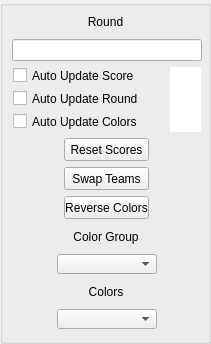
     <widget class="QGroupBox" name="Round_Group_Box">
      <property name="sizePolicy">
       <sizepolicy hsizetype="Fixed" vsizetype="Fixed">
        <horstretch>0</horstretch>
        <verstretch>0</verstretch>
       </sizepolicy>
      </property>
      <property name="minimumSize">
       <size>
        <width>211</width>
        <height>344</height>
       </size>
      </property>
      <property name="maximumSize">
       <size>
        <width>211</width>
        <height>344</height>
       </size>
      </property>
      <property name="title">
       <string/>
      </property>
      <widget class="QWidget" name="layoutWidget">
       <property name="geometry">
        <rect>
         <x>11</x>
         <y>10</y>
         <width>192</width>
         <height>321</height>
        </rect>
       </property>
       <layout class="QVBoxLayout" name="verticalLayout">
        <item>
         <widget class="QLabel" name="RoundLabel">
          <property name="sizePolicy">
           <sizepolicy hsizetype="Fixed" vsizetype="Fixed">
            <horstretch>0</horstretch>
            <verstretch>0</verstretch>
           </sizepolicy>
          </property>
          <property name="minimumSize">
           <size>
            <width>189</width>
            <height>23</height>
           </size>
          </property>
          <property name="maximumSize">
           <size>
            <width>189</width>
            <height>23</height>
           </size>
          </property>
          <property name="text">
           <string>Round</string>
          </property>
          <property name="alignment">
           <set>Qt::AlignCenter</set>
          </property>
         </widget>
        </item>
        <item alignment="Qt::AlignHCenter">
         <widget class="QLineEdit" name="RoundEdit">
          <property name="sizePolicy">
           <sizepolicy hsizetype="Fixed" vsizetype="Fixed">
            <horstretch>0</horstretch>
            <verstretch>0</verstretch>
           </sizepolicy>
          </property>
          <property name="minimumSize">
           <size>
            <width>190</width>
            <height>20</height>
           </size>
          </property>
          <property name="sizeIncrement">
           <size>
            <width>190</width>
            <height>20</height>
           </size>
          </property>
         </widget>
        </item>
        <item>
         <layout class="QHBoxLayout" name="horizontalLayout_2">
          <item>
           <layout class="QVBoxLayout" name="verticalLayout_6">
            <item>
             <widget class="QCheckBox" name="UpdateScoreCheckbox">
              <property name="sizePolicy">
               <sizepolicy hsizetype="Fixed" vsizetype="Fixed">
                <horstretch>0</horstretch>
                <verstretch>0</verstretch>
               </sizepolicy>
              </property>
              <property name="minimumSize">
               <size>
                <width>149</width>
                <height>17</height>
               </size>
              </property>
              <property name="maximumSize">
               <size>
                <width>149</width>
                <height>17</height>
               </size>
              </property>
              <property name="text">
               <string>Auto Update Score</string>
              </property>
             </widget>
            </item>
            <item>
             <widget class="QCheckBox" name="UpdateRoundCheckbox">
              <property name="sizePolicy">
               <sizepolicy hsizetype="Fixed" vsizetype="Fixed">
                <horstretch>0</horstretch>
                <verstretch>0</verstretch>
               </sizepolicy>
              </property>
              <property name="minimumSize">
               <size>
                <width>149</width>
                <height>17</height>
               </size>
              </property>
              <property name="maximumSize">
               <size>
                <width>149</width>
                <height>17</height>
               </size>
              </property>
              <property name="text">
               <string>Auto Update Round</string>
              </property>
             </widget>
            </item>
            <item>
             <widget class="QCheckBox" name="UpdateColorCheckbox">
              <property name="sizePolicy">
               <sizepolicy hsizetype="Fixed" vsizetype="Fixed">
                <horstretch>0</horstretch>
                <verstretch>0</verstretch>
               </sizepolicy>
              </property>
              <property name="minimumSize">
               <size>
                <width>149</width>
                <height>17</height>
               </size>
              </property>
              <property name="maximumSize">
               <size>
                <width>149</width>
                <height>17</height>
               </size>
              </property>
              <property name="text">
               <string>Auto Update Colors</string>
              </property>
             </widget>
            </item>
           </layout>
          </item>
          <item>
           <widget class="QLabel" name="BothTeamsColor">
            <property name="minimumSize">
             <size>
              <width>31</width>
              <height>0</height>
             </size>
            </property>
            <property name="maximumSize">
             <size>
              <width>31</width>
              <height>65</height>
             </size>
            </property>
            <property name="layoutDirection">
             <enum>Qt::LeftToRight</enum>
            </property>
            <property name="styleSheet">
             <string notr="true">background-color: rgb(255, 255, 255);</string>
            </property>
            <property name="text">
             <string/>
            </property>
            <property name="alignment">
             <set>Qt::AlignCenter</set>
            </property>
           </widget>
          </item>
         </layout>
        </item>
        <item alignment="Qt::AlignHCenter">
         <widget class="QPushButton" name="ResetScoresButton">
          <property name="sizePolicy">
           <sizepolicy hsizetype="Fixed" vsizetype="Fixed">
            <horstretch>0</horstretch>
            <verstretch>0</verstretch>
           </sizepolicy>
          </property>
          <property name="minimumSize">
           <size>
            <width>85</width>
            <height>23</height>
           </size>
          </property>
          <property name="maximumSize">
           <size>
            <width>85</width>
            <height>23</height>
           </size>
          </property>
          <property name="text">
           <string>Reset Scores</string>
          </property>
         </widget>
        </item>
        <item alignment="Qt::AlignHCenter">
         <widget class="QPushButton" name="SwapTeamsButton">
          <property name="sizePolicy">
           <sizepolicy hsizetype="Fixed" vsizetype="Fixed">
            <horstretch>0</horstretch>
            <verstretch>0</verstretch>
           </sizepolicy>
          </property>
          <property name="minimumSize">
           <size>
            <width>85</width>
            <height>23</height>
           </size>
          </property>
          <property name="maximumSize">
           <size>
            <width>85</width>
            <height>23</height>
           </size>
          </property>
          <property name="text">
           <string>Swap Teams</string>
          </property>
         </widget>
        </item>
        <item alignment="Qt::AlignHCenter">
         <widget class="QPushButton" name="SwapColorsButton">
          <property name="sizePolicy">
           <sizepolicy hsizetype="Fixed" vsizetype="Fixed">
            <horstretch>0</horstretch>
            <verstretch>0</verstretch>
           </sizepolicy>
          </property>
          <property name="minimumSize">
           <size>
            <width>85</width>
            <height>23</height>
           </size>
          </property>
          <property name="maximumSize">
           <size>
            <width>85</width>
            <height>23</height>
           </size>
          </property>
          <property name="text">
           <string>Reverse Colors</string>
          </property>
         </widget>
        </item>
        <item>
         <widget class="QLabel" name="ColorGroupLabel">
          <property name="sizePolicy">
           <sizepolicy hsizetype="Fixed" vsizetype="Fixed">
            <horstretch>0</horstretch>
            <verstretch>0</verstretch>
           </sizepolicy>
          </property>
          <property name="minimumSize">
           <size>
            <width>190</width>
            <height>23</height>
           </size>
          </property>
          <property name="maximumSize">
           <size>
            <width>190</width>
            <height>23</height>
           </size>
          </property>
          <property name="text">
           <string>Color Group</string>
          </property>
          <property name="alignment">
           <set>Qt::AlignCenter</set>
          </property>
         </widget>
        </item>
        <item alignment="Qt::AlignHCenter">
         <widget class="QComboBox" name="ColorGroupCombo">
          <property name="sizePolicy">
           <sizepolicy hsizetype="Maximum" vsizetype="Fixed">
            <horstretch>0</horstretch>
            <verstretch>0</verstretch>
           </sizepolicy>
          </property>
          <property name="minimumSize">
           <size>
            <width>100</width>
            <height>20</height>
           </size>
          </property>
          <property name="maximumSize">
           <size>
            <width>160</width>
            <height>20</height>
           </size>
          </property>
         </widget>
        </item>
        <item>
         <widget class="QLabel" name="ColorsLabel">
          <property name="sizePolicy">
           <sizepolicy hsizetype="Fixed" vsizetype="Fixed">
            <horstretch>0</horstretch>
            <verstretch>0</verstretch>
           </sizepolicy>
          </property>
          <property name="minimumSize">
           <size>
            <width>190</width>
            <height>23</height>
           </size>
          </property>
          <property name="maximumSize">
           <size>
            <width>190</width>
            <height>23</height>
           </size>
          </property>
          <property name="text">
           <string>Colors</string>
          </property>
          <property name="alignment">
           <set>Qt::AlignCenter</set>
          </property>
         </widget>
        </item>
        <item alignment="Qt::AlignHCenter">
         <widget class="QComboBox" name="ColorsCombo">
          <property name="sizePolicy">
           <sizepolicy hsizetype="Fixed" vsizetype="Fixed">
            <horstretch>0</horstretch>
            <verstretch>0</verstretch>
           </sizepolicy>
          </property>
          <property name="minimumSize">
           <size>
            <width>100</width>
            <height>20</height>
           </size>
          </property>
          <property name="maximumSize">
           <size>
            <width>170</width>
            <height>20</height>
           </size>
          </property>
         </widget>
        </item>
       </layout>
      </widget>
     </widget>
